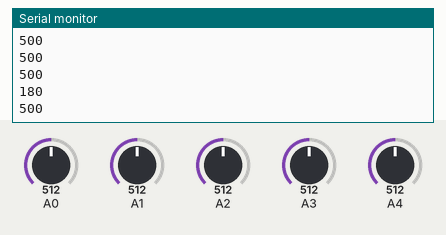
Bench run of a sketch on a simulated Arduino Uno, built with avr-gcc and run on an emulated ATmega328P. Shown: the last lines printed to the serial monitor. The inputs (shaded band) are chosen by the test bench; at power-on: A0 = 512, A4 = 512, A1 = 512, A2 = 512, A3 = 512.

Above: at 1.2 s.
1.3 s: A0 set to 716
At 2.1 s:
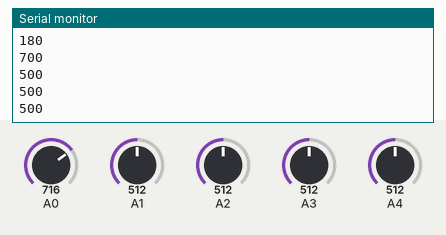
2.8 s: A4 set to 716
At 3.9 s:
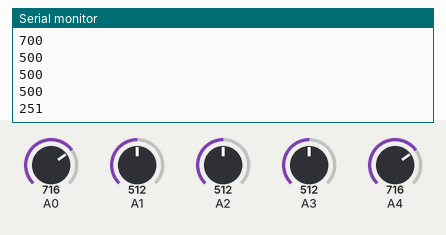
4.3 s: A1 set to 306
At 5.0 s:
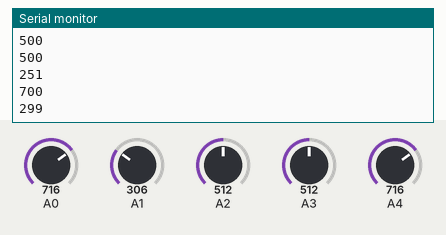
5.8 s: A2 set to 716
At 6.4 s:
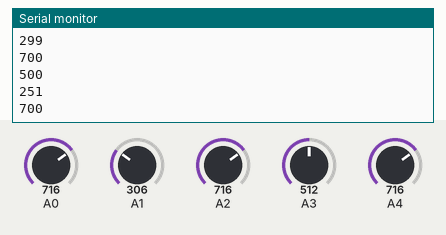
7.3 s: A3 set to 992
At 8.1 s:
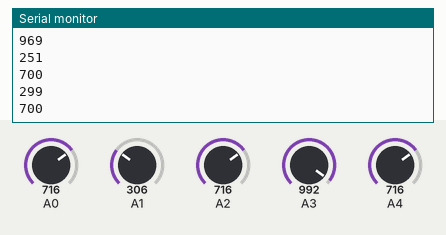
8.8 s: A1 set to 30
At 9.6 s:
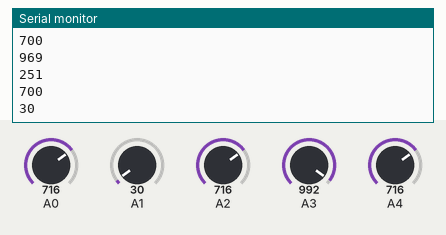
Timing chart, 0 to 11.3 s (numbered marks = the images above; inputs shaded):
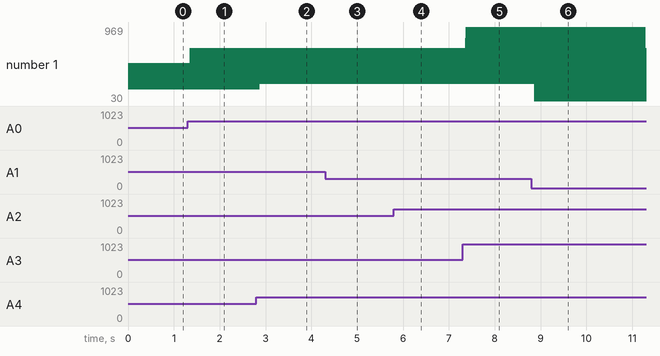

Measured:
- after the input at 1.3 s, the serial monitor: prints a new line after 0.05 s (image 1)
- after the input at 2.8 s, the serial monitor: prints a new line after 0.08 s (image 2)
- after the input at 4.3 s, the serial monitor: prints a new line after 0.07 s (image 3)
- after the input at 7.3 s, the serial monitor: prints a new line after 0.07 s (image 5)
- after the input at 8.8 s, the serial monitor: prints a new line after 0.07 s (image 6)

The sketch:

_Arduino_script.ino.ino
```cpp
  int sentVal0 = 0;
  int sentVal1 = 0;
  int sentVal2 = 0;
  int sentVal3 = 0;
  int sentVal4 = 0;

// the setup routine runs once when you press reset:
void setup() {
  // initialize serial communication at 9600 bits per second:
  Serial.begin(9600);
}

// the loop routine runs over and over again forever:
void loop() {

  int sensorValue0 = analogRead(A0);
  if(sensorValue0-sentVal0 >= 2 || sensorValue0-sentVal0 <= -2){
    sentVal0 = sensorValue0;
  }

  int sensorValue1 = analogRead(A1);
    if(sensorValue1-sentVal1 >= 2 || sensorValue1-sentVal1 <= -2){
    sentVal1 = sensorValue1;
  }

  int sensorValue2 = analogRead(A2);
    if(sensorValue2-sentVal2 >= 2 || sensorValue2-sentVal2 <= -2){
    sentVal2 = sensorValue2;
  }

  int sensorValue3 = analogRead(A3);
    if(sensorValue3-sentVal3 >= 2 || sensorValue3-sentVal3 <= -2){
    sentVal3 = sensorValue3;
  }

  int sensorValue4 = analogRead(A4);
    if(sensorValue4-sentVal4 >= 2 || sensorValue4-sentVal4 <= -2){
    sentVal4 = sensorValue4;
  }

  Serial.println(map(sentVal0, 0, 1023, 1, 1000));
  Serial.println(map(sentVal1, 0, 1023, 1, 1000));
  Serial.println(map(sentVal2, 0, 1023, 1, 1000));
  Serial.println(map(sentVal3, 0, 1023, 1, 1000));
  Serial.println(map(sentVal4, 0, 1023, 0, 360));

  delay(20);        // delay in between reads for stability
}
```
